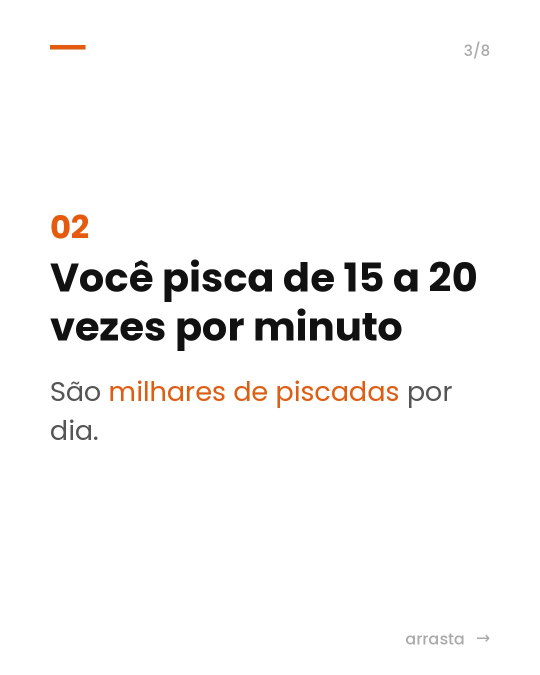
#> input picture 2026-11/5-fatos-corpo/03.jpg, 1080 x 1350 px, given in place of _bg.png, which was not available (shown at 1/2 size)
$ python bomdia.py 2026-11/5-fatos-corpo/03.jpg 2026-11/5-fatos-corpo/04.jpg 2026-11/5-fatos-corpo/04.jpg 2026-11/5-fatos-corpo/04.jpg
#> lines starting #> are read from the running program, lines starting #| are printed output that depends on the picture
"""Post de BOM DIA: frase sobre foto (quadro de um vídeo da pasta Pirei vídeos), 1080x1350.
Uso: python3 bomdia.py <video.mp4> <segundo> "<linha1>|<linha2>|<linha3>" <saida.jpg>
A primeira linha vira o título (ex.: BOM DIA!)."""
import subprocess, sys
from PIL import Image, ImageDraw, ImageFont, ImageFilter, ImageEnhance

F = "/usr/share/fonts/truetype/google-fonts/Poppins-"

def gerar(video, seg, linhas, saida):
#> called with video = '2026-11/5-fatos-corpo/03.jpg', seg = '2026-11/5-fatos-corpo/04.jpg', saida = '2026-11/5-fatos-corpo/04.jpg'
    subprocess.run(["ffmpeg", "-y", "-loglevel", "error", "-ss", str(seg), "-i", video, "-frames:v", "1",
                    "-vf", "scale=1080:1350:force_original_aspect_ratio=increase,crop=1080:1350", "/tmp/_bg.png"], check=True)
#> (this line was passed over: subprocess is not available in this run)
    bg = ImageEnhance.Brightness(Image.open("/tmp/_bg.png").convert("RGB")).enhance(0.78).convert("RGBA")
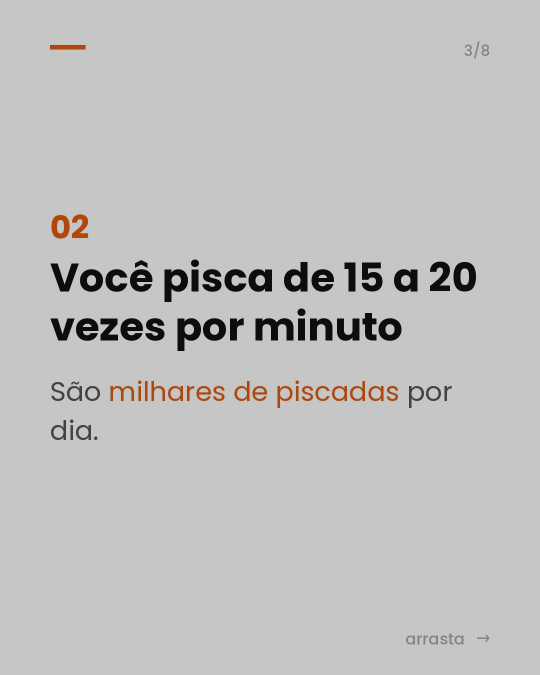
#> bg: PIL image 1080x1350 RGBA (shown at 1/2 size); mean R, G, B, A 192.3, 191.6, 191.2, 255
    W, H = bg.size
#> W = 1080; H = 1350
    d0 = ImageDraw.Draw(bg)
    estilos = [("Bold", 96)] + [("Regular", 60)] * (len(linhas) - 2) + [("Medium", 60)]
    pos, y = [], 0
    for i, (t, (p, s)) in enumerate(zip(linhas, estilos)):
        f = ImageFont.truetype(F + p + ".ttf", s)
        pos.append((t, f, (W - d0.textlength(t, font=f)) / 2, y))
        y += int(s * 1.35) + (25 if i == 0 else 0)
#> after the loop, pos = 1 item; y = 154
    off = (H - y) // 2 - 30
#> off = 568
    sh = Image.new("RGBA", (W, H), (0, 0, 0, 0)); ds = ImageDraw.Draw(sh)
#> after `sh = Image.new('RGBA', (W, H), (0, 0, 0, 0))`: sh: PIL image 1080x1350 RGBA; every value is 0
    for t, f, x, yy in pos:
        ds.text((x, yy + off + 3), t, font=f, fill=(0, 0, 0, 215))
#> this loop made 1 pass
#> (t, x, yy) on pass 1: ('2026-11/5-fatos-corpo/04.jpg', -163.5, 0)
    out = Image.alpha_composite(bg, sh.filter(ImageFilter.GaussianBlur(6)))
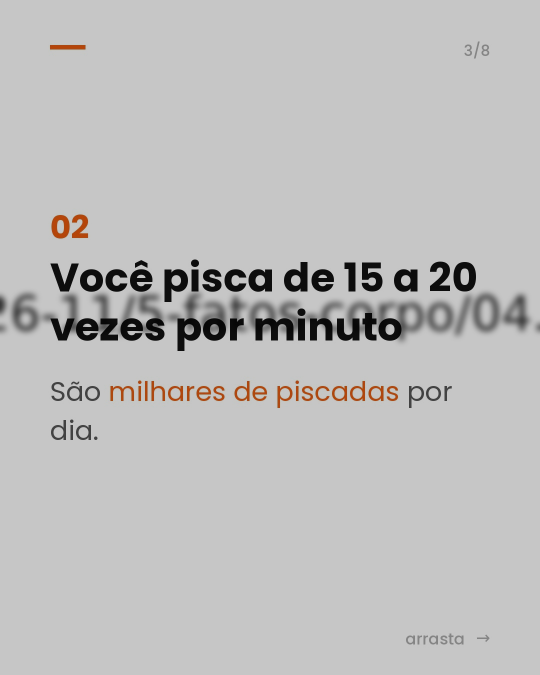
#> out: PIL image 1080x1350 RGBA (shown at 1/2 size); mean R, G, B, A 190.3, 189.6, 189.2, 255
    d = ImageDraw.Draw(out)
    for t, f, x, yy in pos:
        d.text((x, yy + off), t, font=f, fill="white")
    out.convert("RGB").save(saida, quality=92)
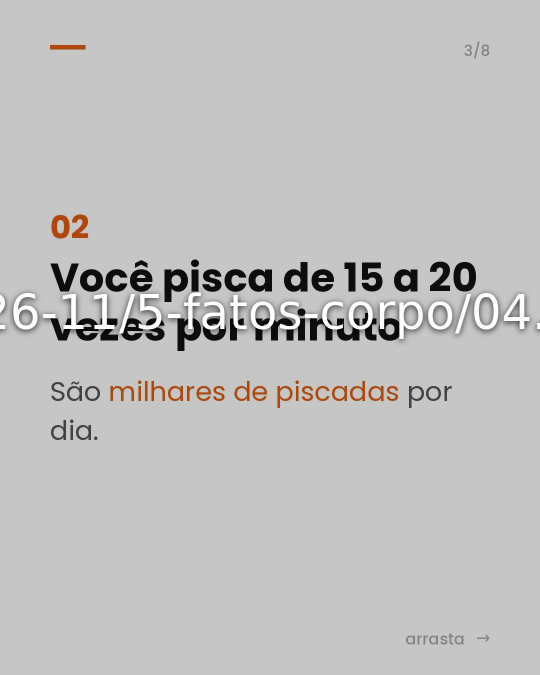
#> saved as 04.jpg: PIL image 1080x1350 RGB (shown at 1/2 size); mean R, G, B 192.4, 191.7, 191.3

if __name__ == "__main__":
    gerar(sys.argv[1], sys.argv[2], sys.argv[3].split("|"), sys.argv[4])

$ run again, on 2026-11/5-fatos-corpo/04.jpg
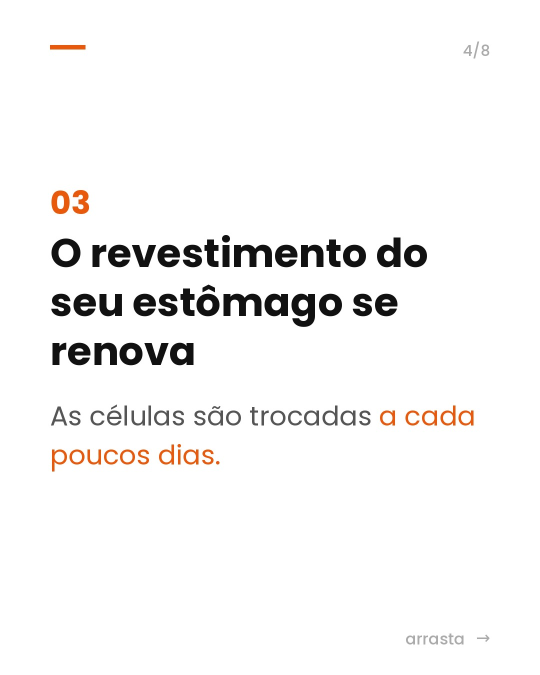
#> input picture 2026-11/5-fatos-corpo/04.jpg, 1080 x 1350 px, given in place of _bg.png, which was not available (shown at 1/2 size)
#> in gerar, `bg = ImageEnhance.Brightness(Image.open("/tmp/_bg.png").convert("RGB")..`:
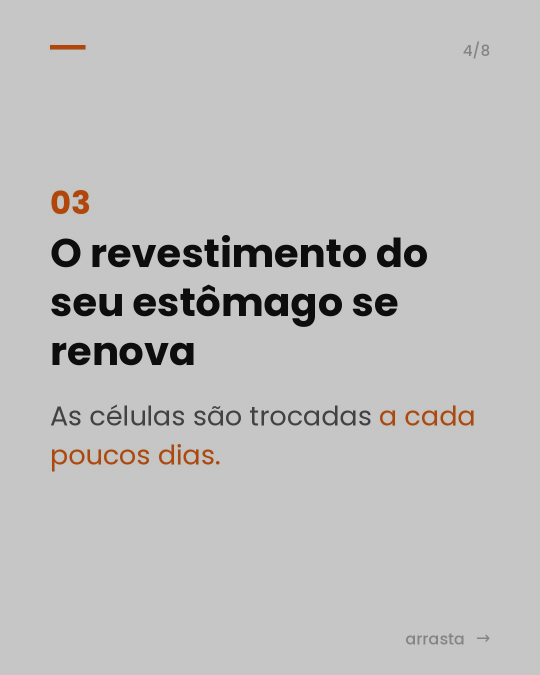
#> bg: PIL image 1080x1350 RGBA (shown at 1/2 size); mean R, G, B, A 191.3, 190.7, 190.3, 255
#> after the loop in gerar, `for i, (t, (p, s)) in enumerate(zip(linhas, estilos)):`: pos = 1 item; y = 154
#> off = 568
#> sh: PIL image 1080x1350 RGBA; every value is 0
#> the loop in gerar, `for t, f, x, yy in pos:` made 1 pass
#> (t, x, yy) on pass 1: ('2026-11/5-fatos-corpo/04.jpg', -163.5, 0)
#> in gerar, `out.convert("RGB").save(saida, quality=92)`:
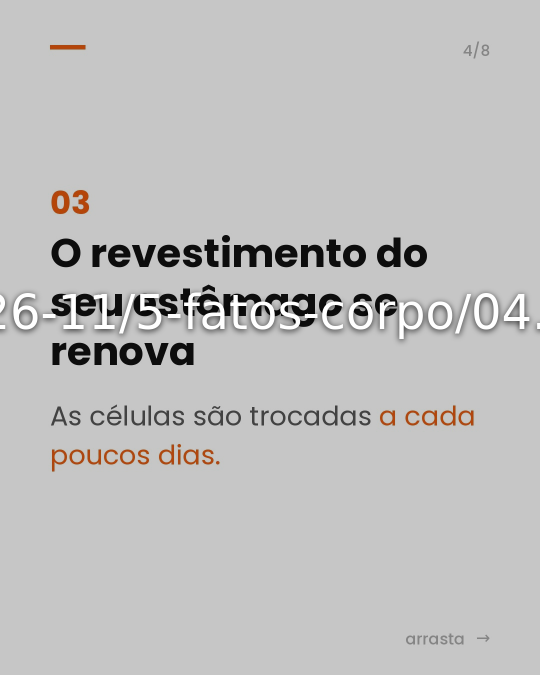
#> saved as 04.jpg: PIL image 1080x1350 RGB (shown at 1/2 size); mean R, G, B 191.5, 190.9, 190.5

$ run again, on 2026-11/5-fatos-corpo/05.jpg
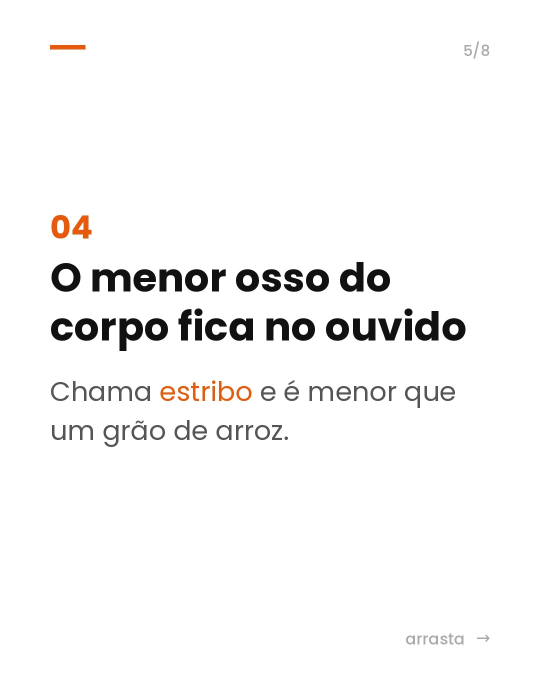
#> input picture 2026-11/5-fatos-corpo/05.jpg, 1080 x 1350 px, given in place of _bg.png, which was not available (shown at 1/2 size)
#> in gerar, `bg = ImageEnhance.Brightness(Image.open("/tmp/_bg.png").convert("RGB")..`:
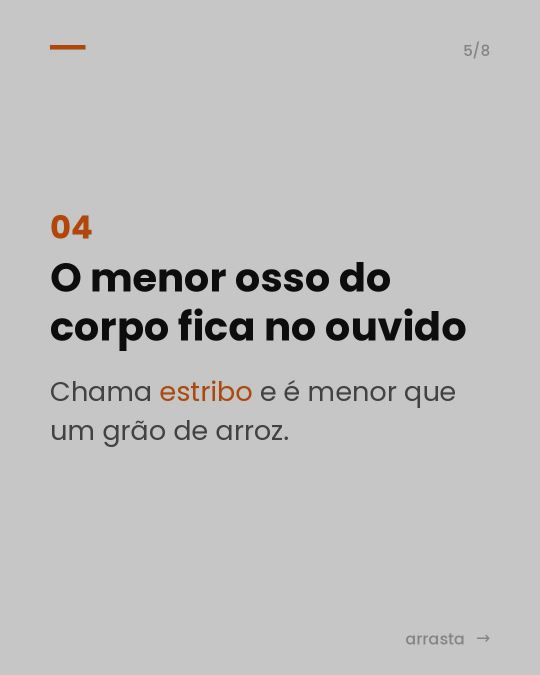
#> bg: PIL image 1080x1350 RGBA (shown at 1/2 size); mean R, G, B, A 191.9, 191.6, 191.4, 255
#> after the loop in gerar, `for i, (t, (p, s)) in enumerate(zip(linhas, estilos)):`: pos = 1 item; y = 154
#> off = 568
#> sh: PIL image 1080x1350 RGBA; every value is 0
#> the loop in gerar, `for t, f, x, yy in pos:` made 1 pass
#> (t, x, yy) on pass 1: ('2026-11/5-fatos-corpo/05.jpg', -163.5, 0)
#> in gerar, `out.convert("RGB").save(saida, quality=92)`:
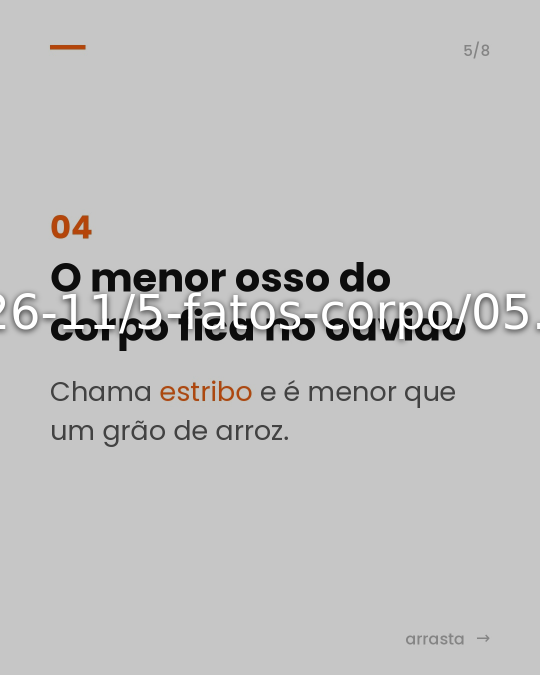
#> saved as 05.jpg: PIL image 1080x1350 RGB (shown at 1/2 size); mean R, G, B 192.1, 191.8, 191.6
